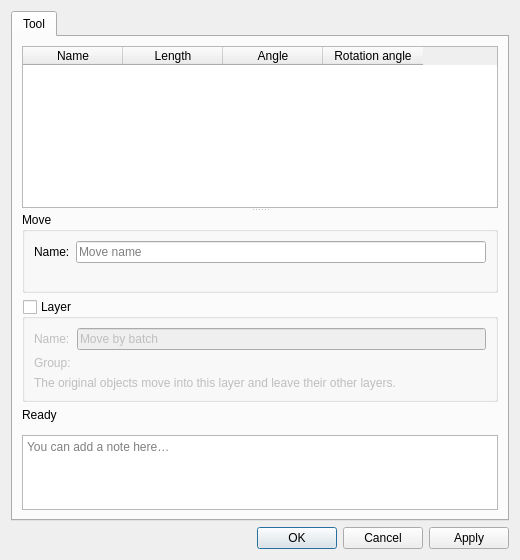
<?xml version="1.0" encoding="UTF-8"?>
<ui version="4.0">
 <class>DialogMoveBatch</class>
 <widget class="QDialog" name="DialogMoveBatch">
  <property name="geometry">
   <rect>
    <x>0</x>
    <y>0</y>
    <width>520</width>
    <height>560</height>
   </rect>
  </property>
  <property name="windowTitle">
   <string>Move by batch</string>
  </property>
  <property name="windowIcon">
   <iconset resource="../../../vmisc/share/resources/icon.qrc">
    <normaloff>:/icon/64x64/icon64x64.png</normaloff>:/icon/64x64/icon64x64.png</iconset>
  </property>
  <layout class="QVBoxLayout" name="verticalLayout_2">
   <item>
    <widget class="QTabWidget" name="tabWidget">
     <property name="currentIndex">
      <number>0</number>
     </property>
     <widget class="QWidget" name="tab">
      <attribute name="title">
       <string>Tool</string>
      </attribute>
      <layout class="QVBoxLayout" name="verticalLayout_4">
       <item>
        <widget class="QSplitter" name="splitter">
         <property name="orientation">
          <enum>Qt::Orientation::Vertical</enum>
         </property>
         <widget class="QTableWidget" name="tableWidget">
          <property name="minimumSize">
           <size>
            <width>0</width>
            <height>150</height>
           </size>
          </property>
          <property name="alternatingRowColors">
           <bool>true</bool>
          </property>
          <property name="selectionMode">
           <enum>QAbstractItemView::SelectionMode::SingleSelection</enum>
          </property>
          <property name="selectionBehavior">
           <enum>QAbstractItemView::SelectionBehavior::SelectRows</enum>
          </property>
          <attribute name="verticalHeaderVisible">
           <bool>false</bool>
          </attribute>
          <column>
           <property name="text">
            <string>Name</string>
           </property>
          </column>
          <column>
           <property name="text">
            <string>Length</string>
           </property>
          </column>
          <column>
           <property name="text">
            <string>Angle</string>
           </property>
          </column>
          <column>
           <property name="text">
            <string>Rotation angle</string>
           </property>
          </column>
         </widget>
         <widget class="QGroupBox" name="groupBoxDetails">
          <property name="title">
           <string>Move</string>
          </property>
          <layout class="QVBoxLayout" name="verticalLayout_3">
           <item>
            <layout class="QFormLayout" name="formLayoutName">
             <item row="0" column="0">
              <widget class="QLabel" name="labelName">
               <property name="text">
                <string>Name:</string>
               </property>
              </widget>
             </item>
             <item row="0" column="1">
              <widget class="QLineEdit" name="lineEditName">
               <property name="placeholderText">
                <string>Move name</string>
               </property>
              </widget>
             </item>
            </layout>
           </item>
           <item>
            <widget class="QWidget" name="formulaLengthPlaceholder" native="true"/>
           </item>
           <item>
            <widget class="QWidget" name="formulaAnglePlaceholder" native="true"/>
           </item>
           <item>
            <widget class="QWidget" name="formulaRotationAnglePlaceholder" native="true"/>
           </item>
          </layout>
         </widget>
        </widget>
       </item>
       <item>
        <widget class="QGroupBox" name="groupBoxVisibilityGroup">
         <property name="toolTip">
          <string>Enable to create a layer from original objects</string>
         </property>
         <property name="title">
          <string>Layer</string>
         </property>
         <property name="checkable">
          <bool>true</bool>
         </property>
         <property name="checked">
          <bool>false</bool>
         </property>
         <layout class="QGridLayout" name="gridLayout">
          <item row="1" column="0">
           <widget class="QLabel" name="label">
            <property name="text">
             <string>Group:</string>
            </property>
           </widget>
          </item>
          <item row="0" column="1">
           <widget class="QLineEdit" name="lineEditVisibilityGroup">
            <property name="text">
             <string>Move by batch</string>
            </property>
           </widget>
          </item>
          <item row="0" column="0">
           <widget class="QLabel" name="labelGroupName">
            <property name="text">
             <string>Name:</string>
            </property>
           </widget>
          </item>
          <item row="1" column="1">
           <widget class="OLayerGroupChooser" name="layerGroupChooser"/>
          </item>
          <item row="2" column="0" colspan="2">
           <widget class="QLabel" name="labelLayerHint">
            <property name="text">
             <string>The original objects move into this layer and leave their other layers.</string>
            </property>
            <property name="wordWrap">
             <bool>true</bool>
            </property>
           </widget>
          </item>
         </layout>
        </widget>
       </item>
       <item>
        <widget class="QLabel" name="labelStatus">
         <property name="visible">
          <bool>false</bool>
         </property>
         <property name="text">
          <string>Ready</string>
         </property>
        </widget>
       </item>
       <item>
        <layout class="QHBoxLayout" name="notesSeparatorLayout">
         <property name="leftMargin">
          <number>33</number>
         </property>
         <property name="rightMargin">
          <number>33</number>
         </property>
         <item>
          <widget class="QFrame" name="notesSeparator">
           <property name="minimumSize">
            <size>
             <width>0</width>
             <height>1</height>
            </size>
           </property>
           <property name="maximumSize">
            <size>
             <width>16777215</width>
             <height>1</height>
            </size>
           </property>
          </widget>
         </item>
        </layout>
       </item>
       <item>
        <widget class="QPlainTextEdit" name="plainTextEditToolNotes">
         <property name="placeholderText">
          <string>You can add a note here…</string>
         </property>
         <property name="maximumSize">
          <size>
           <width>16777215</width>
           <height>100</height>
          </size>
         </property>
        </widget>
       </item>
      </layout>
     </widget>
    </widget>
   </item>
   <item>
    <widget class="QDialogButtonBox" name="buttonBox">
     <property name="orientation">
      <enum>Qt::Orientation::Horizontal</enum>
     </property>
     <property name="standardButtons">
      <set>QDialogButtonBox::StandardButton::Apply|QDialogButtonBox::StandardButton::Cancel|QDialogButtonBox::StandardButton::Ok</set>
     </property>
    </widget>
   </item>
  </layout>
 </widget>
 <customwidgets>
  <customwidget>
   <class>OLayerGroupChooser</class>
   <extends>QWidget</extends>
   <header>dialogs/widgets/olayergroupchooser.h</header>
  </customwidget>
  <customwidget>
   <class>VPE::QtColorPicker</class>
   <extends>QPushButton</extends>
   <header>../vpropertyexplorer/qtcolorpicker.h</header>
  </customwidget>
 </customwidgets>
 <resources>
  <include location="../../../vmisc/share/resources/icon.qrc"/>
 </resources>
 <connections>
  <connection>
   <sender>buttonBox</sender>
   <signal>accepted()</signal>
   <receiver>DialogMoveBatch</receiver>
   <slot>accept()</slot>
   <hints>
    <hint type="sourcelabel">
     <x>248</x>
     <y>254</y>
    </hint>
    <hint type="destinationlabel">
     <x>157</x>
     <y>274</y>
    </hint>
   </hints>
  </connection>
  <connection>
   <sender>buttonBox</sender>
   <signal>rejected()</signal>
   <receiver>DialogMoveBatch</receiver>
   <slot>reject()</slot>
   <hints>
    <hint type="sourcelabel">
     <x>316</x>
     <y>260</y>
    </hint>
    <hint type="destinationlabel">
     <x>286</x>
     <y>274</y>
    </hint>
   </hints>
  </connection>
 </connections>
</ui>
